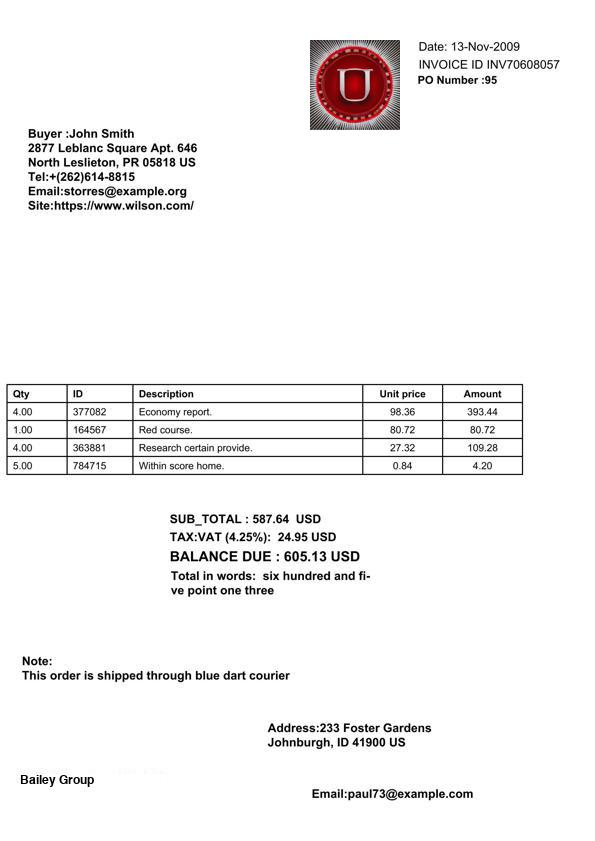
#> input picture Model Buidling With Pytesseract/img.jpg, 595 x 841 px
$ jupyter execute --allow-errors OCR_Pyteeseact.ipynb
#> lines starting #> are read from the running program, lines starting #| are printed output that depends on the picture
[cell 1]
import cv2
import numpy as np
import pytesseract
import os
from matplotlib import pyplot as plt

[cell 2]
per = 25
pytesseract.pytesseract.tesseract_cmd =  'C:\\Program Files\\Tesseract-OCR\\tesseract.exe'

[cell 3]
imgQ = cv2.imread('img.jpg')
#> imgQ is the input picture: shape (841, 595, 3); mean B, G, R 243.6, 243.5, 244.6
h,w,c = imgQ.shape
#> h = 841; w = 595; c = 3
# imgQ = cv2.resize(imgQ,(w//1,h//1))

[cell 4]
#       hl    vu    hr   vd
# roi = [[(4, 380), (525, 477), 'Text', 'table'],
#     [(306, 33), (402, 130), 'Text', 'Date'],
#        [(413, 56), (572, 70), 'Text', 'Invoice Id'],
#        [(26, 126), (172, 140), 'Text', 'Buyer Name'],
#        [(26, 142), (197, 169), 'Text', 'Buyer Address'],
#        [(26, 170), (168, 186), 'Text', 'Buyer Number'],
#        [(26, 186), (198, 215), 'Text', 'Buyer Mail'],
#        [(413, 32), (520, 52), 'Text', 'Date'],
#        [(413, 73), (508, 98), 'Text', 'PO Number']]

# roi = Region of Interest
roi = [[(410, 31), (578, 102), 'Text', 'Date Details'],
       [(15, 114), (220, 226), 'Text', 'Buyer Details'],
       [(3, 374), (537, 485), 'Text', 'Table Details'],
       [(157, 500), (399, 607), 'Text', 'Other Details']]


# roi = [[(53, 1444), (880, 1486), 'text', 'addres']]
# hl - horizontal left , vu = vertical up , hr , horizontal right , vd = vertical down
# hl-0 , vu -0 , hr - 592 , vd -830

[cell 5]
# cv2.imshow('output',imgQ)
# cv2.waitKey(0)

[cell 6]
orb = cv2.ORB_create(20000)
kp1 , des1 = orb.detectAndCompute(imgQ, None)
#> kp1 = 9081 keypoints; strongest (x, y, size): (126, 160, 31), (354, 554, 31), (79, 134, 31), (246, 554, 31)
# imgkp1 = cv2.drawKeypoints(imgQ,kp1,None)

[cell 7]
# cv2.imshow("imagekp1",imgkp1)
# cv2.imshow('output',imgQ)
# cv2.waitKey(0)

[cell 8]
path = 'C:\\Users\\virtu\\Downloads\\Data\\Tesseract_OCR'
#> (the rest of this cell did not finish here and is left out)

[cell 9]
roi = [[(834, 82), (1044, 98), 'Text', 'Date'],
       [(832, 118), (1122, 136), 'Text', 'Invoice Id'],
       [(54, 256), (272, 276), 'Text ', 'Buyer Name'],
       [(56, 288), (394, 334), 'Text', 'Buyer Address'],
       [(52, 340), (276, 362), 'Text', 'Buyer Number'],
       [(58, 372), (378, 390), 'Text', 'Buyer Mail'],
       [(832, 146), (998, 170), 'Text', 'PO Number']]

[cell 10]
imgShow = imgQ.copy()
imgMask = np.zeros_like(imgShow)

[cell 11]
for x , r in enumerate(roi):

    cv2.rectangle(imgMask ,((r[0][0]),r[0][1]),((r[1][0]),r[1][1]) ,(0,255,0) ,cv2.FILLED )
    imgShow = cv2.addWeighted(imgShow ,0.99,imgMask,0.1,0)
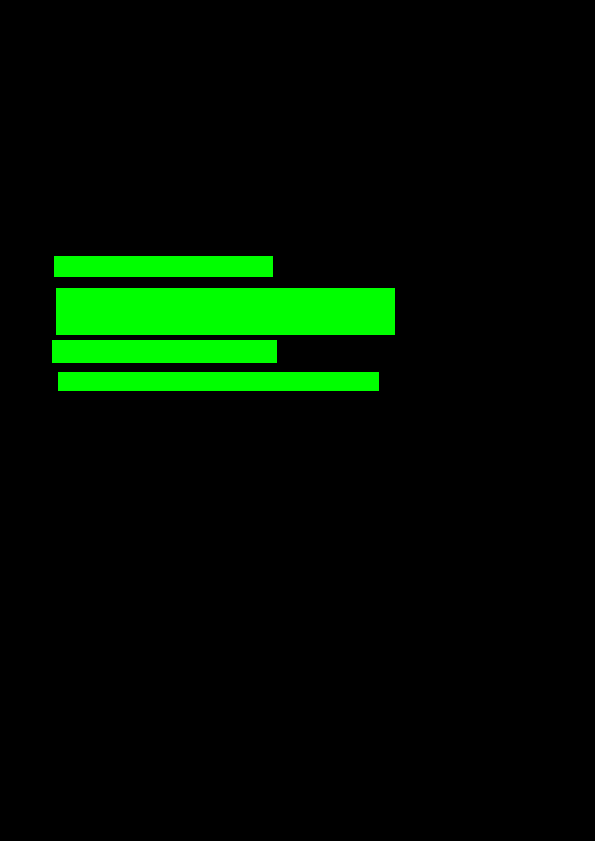
#> imgMask: shape (841, 595, 3); mean of channels 0, 1, 2 0, 16.2, 0; drawn as B, G, R
imgQ = cv2.resize(imgQ,(w//0.5,h//0.5))
#> imgQ: shape (1682, 1190, 3)
cv2.imshow("2",imgShow)
cv2.waitKey(0)
#> Out = 27
